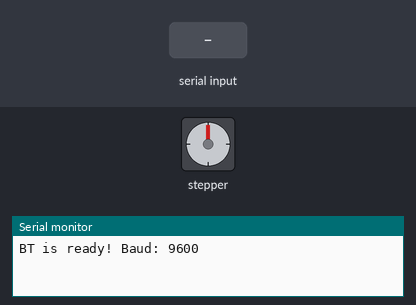
Recording of a sketch running on a simulated Arduino Uno, built with avr-gcc and run on an emulated ATmega328P. On the bench: stepper motor, the last lines printed to the serial monitor. Inputs (shaded band) come from the test bench. Stepper angles assume 2048 steps per turn.

Above: at 1.2 s.
1.3 s: "VIB_L\n" received over the second serial link
At 2.9 s:
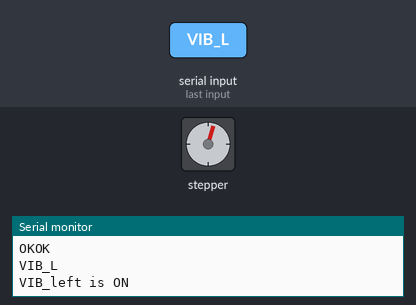
5.8 s: "VIB_L\n" received over the second serial link
At 7.5 s:
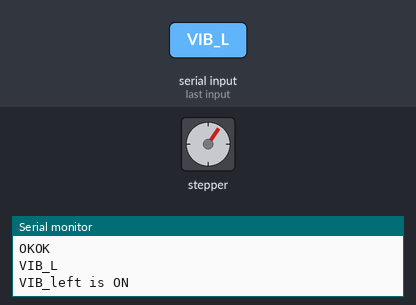
Timing chart, 0 to 9.0 s (numbered marks = the images above; inputs shaded):
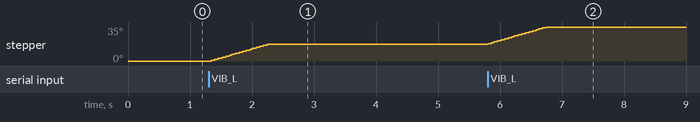

The sketch:

BT_test_0422.ino
```cpp
#include <SoftwareSerial.h>   // 引用程式庫
#include <Stepper.h>

// #define MoPin 12
// #define MoPin2 13
// 定義連接藍牙模組的序列埠

SoftwareSerial BT(2, 3); // 接收腳, 傳送腳// RX, TX 反
String str;

//馬達
// setSpeed(long whatSpeed)
// step_delay = 5.85 / 2048* step
// step = step_delay/350
const int stepsPerRevolution = 2048;
Stepper myStepper1(stepsPerRevolution, 6, 8, 7, 9);
Stepper myStepper2(stepsPerRevolution, 10, 12, 11, 13);

char buff[20];
void setup() {
  Serial.begin(9600);   // 與電腦序列埠連線

  int B = 9600;
  BT.begin(B);
  sprintf(buff,"BT is ready! Baud: %u",B);
  Serial.println(buff);

  myStepper1.setSpeed(3);//rpm 6/60 = 0.1/s
  myStepper2.setSpeed(3);
}

void loop() {

// 若收到「序列埠監控視窗」的資料，則送到藍牙模組
  if (BT.available()) {

    Serial.println("OKOK");
    // Serial.println(BT.read());

    // 讀取傳入的字串直到"\n"結尾
    str = BT.readStringUntil('\n');
    Serial.println(str);

    if (str == "VIB_L") {           // 若字串值是 "LED_ON" 開燈
        myStepper1.step(102);//0.1*2048     // 開燈
        Serial.println("VIB_left is ON"); // 回應訊息給電腦
    }
    if (str == "VIB_R") {           // 若字串值是 "LED_ON" 開燈
        myStepper2.step(102);//0.1*2048     // 開燈
        Serial.println("VIB_left is ON"); // 回應訊息給電腦
    }

  }
}
```

Measured:
- after the input at 1.3 s, stepper: turns 17° clockwise in 0.90 s, starting at once
- after the input at 5.8 s, stepper: turns 18° clockwise in 0.94 s, starting at once
